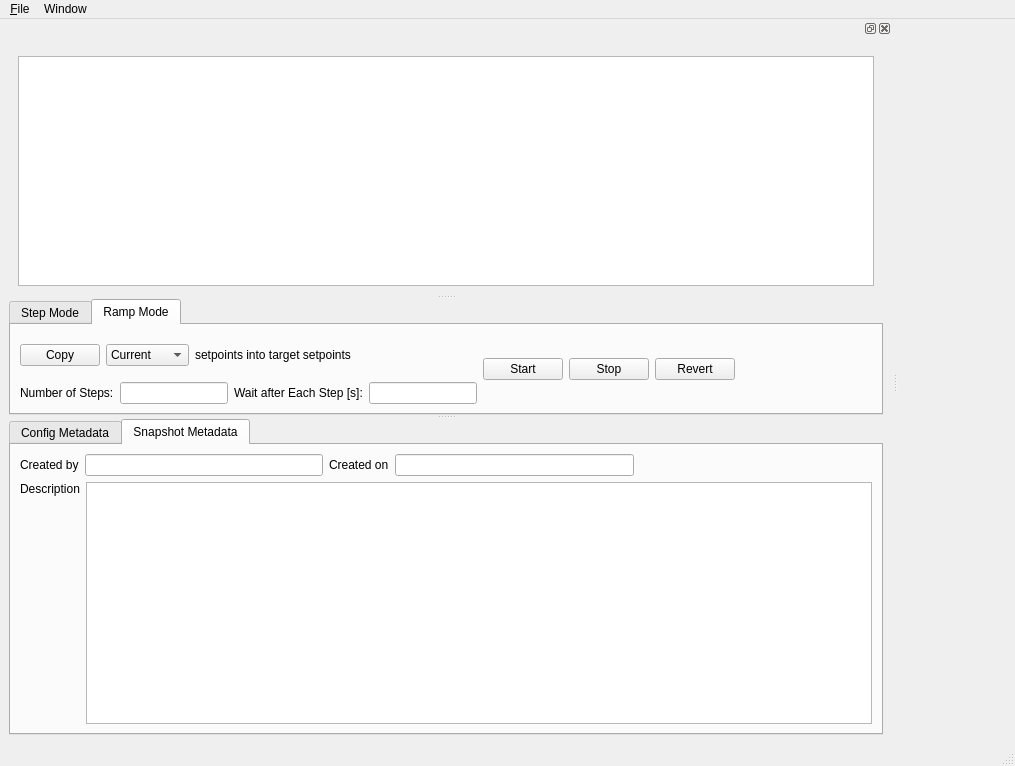
<?xml version="1.0" encoding="UTF-8"?>
<ui version="4.0">
 <class>MainWindow</class>
 <widget class="QMainWindow" name="MainWindow">
  <property name="geometry">
   <rect>
    <x>0</x>
    <y>0</y>
    <width>1015</width>
    <height>766</height>
   </rect>
  </property>
  <property name="windowTitle">
   <string>AP Tinker</string>
  </property>
  <widget class="QWidget" name="centralwidget"/>
  <widget class="QStatusBar" name="statusbar"/>
  <widget class="QDockWidget" name="dockWidget_example">
   <attribute name="dockWidgetArea">
    <number>1</number>
   </attribute>
   <widget class="QWidget" name="dockWidgetContents">
    <layout class="QGridLayout" name="gridLayout_3">
     <item row="0" column="0">
      <widget class="QSplitter" name="splitter">
       <property name="orientation">
        <enum>Qt::Vertical</enum>
       </property>
       <widget class="QStackedWidget" name="stackedWidget">
        <property name="currentIndex">
         <number>0</number>
        </property>
        <widget class="QWidget" name="page_tree">
         <layout class="QGridLayout" name="gridLayout">
          <item row="0" column="0">
           <widget class="QTreeView" name="treeView"/>
          </item>
         </layout>
        </widget>
        <widget class="QWidget" name="page_table">
         <layout class="QGridLayout" name="gridLayout_2">
          <item row="0" column="0">
           <widget class="QTableView" name="tableView"/>
          </item>
         </layout>
        </widget>
       </widget>
       <widget class="QTabWidget" name="tabWidget_mode">
        <property name="currentIndex">
         <number>1</number>
        </property>
        <widget class="QWidget" name="tab_step_mode">
         <attribute name="title">
          <string>Step Mode</string>
         </attribute>
         <layout class="QVBoxLayout" name="verticalLayout">
          <item>
           <layout class="QHBoxLayout" name="horizontalLayout_tab_step_2">
            <item>
             <widget class="QPushButton" name="pushButton_step_up">
              <property name="text">
               <string>Up</string>
              </property>
             </widget>
            </item>
            <item>
             <widget class="QPushButton" name="pushButton_step_down">
              <property name="text">
               <string>Down</string>
              </property>
             </widget>
            </item>
            <item>
             <spacer name="horizontalSpacer_tab_step_2">
              <property name="orientation">
               <enum>Qt::Horizontal</enum>
              </property>
              <property name="sizeHint" stdset="0">
               <size>
                <width>40</width>
                <height>20</height>
               </size>
              </property>
             </spacer>
            </item>
           </layout>
          </item>
          <item>
           <layout class="QHBoxLayout" name="horizontalLayout_tab_step_1">
            <item>
             <widget class="QPushButton" name="pushButton_update">
              <property name="text">
               <string>Update</string>
              </property>
             </widget>
            </item>
            <item>
             <widget class="QCheckBox" name="checkBox_auto">
              <property name="minimumSize">
               <size>
                <width>141</width>
                <height>0</height>
               </size>
              </property>
              <property name="text">
               <string>Auto: Interval [s]</string>
              </property>
             </widget>
            </item>
            <item>
             <widget class="QLineEdit" name="lineEdit_auto_update_interval"/>
            </item>
            <item>
             <spacer name="horizontalSpacer_tab_step_1">
              <property name="orientation">
               <enum>Qt::Horizontal</enum>
              </property>
              <property name="sizeHint" stdset="0">
               <size>
                <width>40</width>
                <height>20</height>
               </size>
              </property>
             </spacer>
            </item>
           </layout>
          </item>
         </layout>
        </widget>
        <widget class="QWidget" name="tab_ramp_mode">
         <attribute name="title">
          <string>Ramp Mode</string>
         </attribute>
         <layout class="QHBoxLayout" name="horizontalLayout_2">
          <item>
           <layout class="QVBoxLayout" name="verticalLayout_tab_ramp_1">
            <item>
             <layout class="QHBoxLayout" name="horizontalLayout_tab_ramp_2">
              <item>
               <widget class="QPushButton" name="pushButton_copy">
                <property name="text">
                 <string>Copy</string>
                </property>
               </widget>
              </item>
              <item>
               <widget class="QComboBox" name="comboBox_setpoint_copy_source">
                <item>
                 <property name="text">
                  <string>Current</string>
                 </property>
                </item>
                <item>
                 <property name="text">
                  <string>Initial</string>
                 </property>
                </item>
                <item>
                 <property name="text">
                  <string>Snapshot</string>
                 </property>
                </item>
               </widget>
              </item>
              <item>
               <widget class="QLabel" name="label_tab_ramp_3">
                <property name="text">
                 <string>setpoints into target setpoints</string>
                </property>
               </widget>
              </item>
              <item>
               <spacer name="horizontalSpacer_tab_ramp_1">
                <property name="orientation">
                 <enum>Qt::Horizontal</enum>
                </property>
                <property name="sizeHint" stdset="0">
                 <size>
                  <width>40</width>
                  <height>20</height>
                 </size>
                </property>
               </spacer>
              </item>
             </layout>
            </item>
            <item>
             <layout class="QHBoxLayout" name="horizontalLayout_tab_ramp_1">
              <item>
               <widget class="QLabel" name="label_tab_ramp_1">
                <property name="text">
                 <string>Number of Steps:</string>
                </property>
               </widget>
              </item>
              <item>
               <widget class="QLineEdit" name="lineEdit_nSteps"/>
              </item>
              <item>
               <widget class="QLabel" name="label_tab_ramp_2">
                <property name="text">
                 <string>Wait after Each Step [s]:</string>
                </property>
               </widget>
              </item>
              <item>
               <widget class="QLineEdit" name="lineEdit_wait_after_each_step"/>
              </item>
             </layout>
            </item>
           </layout>
          </item>
          <item>
           <widget class="QPushButton" name="pushButton_start">
            <property name="text">
             <string>Start</string>
            </property>
           </widget>
          </item>
          <item>
           <widget class="QPushButton" name="pushButton_stop">
            <property name="text">
             <string>Stop</string>
            </property>
           </widget>
          </item>
          <item>
           <widget class="QPushButton" name="pushButton_revert">
            <property name="text">
             <string>Revert</string>
            </property>
           </widget>
          </item>
          <item>
           <spacer name="horizontalSpacer_tab_ramp_2">
            <property name="orientation">
             <enum>Qt::Horizontal</enum>
            </property>
            <property name="sizeHint" stdset="0">
             <size>
              <width>137</width>
              <height>20</height>
             </size>
            </property>
           </spacer>
          </item>
         </layout>
        </widget>
       </widget>
       <widget class="QTabWidget" name="tabWidget_metadata">
        <property name="currentIndex">
         <number>1</number>
        </property>
        <widget class="QWidget" name="tab_config_metadata">
         <attribute name="title">
          <string>Config Metadata</string>
         </attribute>
         <layout class="QVBoxLayout" name="verticalLayout_3">
          <item>
           <layout class="QHBoxLayout" name="horizontalLayout_tab_conf_2">
            <item>
             <widget class="QLabel" name="label_tab_conf_2">
              <property name="text">
               <string>Created by</string>
              </property>
             </widget>
            </item>
            <item>
             <widget class="QLineEdit" name="lineEdit_config_username"/>
            </item>
            <item>
             <widget class="QLabel" name="label_tab_conf_3">
              <property name="text">
               <string>Created on</string>
              </property>
             </widget>
            </item>
            <item>
             <widget class="QLineEdit" name="lineEdit_config_timestamp"/>
            </item>
            <item>
             <spacer name="horizontalSpacer_tab_conf_1">
              <property name="orientation">
               <enum>Qt::Horizontal</enum>
              </property>
              <property name="sizeHint" stdset="0">
               <size>
                <width>40</width>
                <height>20</height>
               </size>
              </property>
             </spacer>
            </item>
           </layout>
          </item>
          <item>
           <layout class="QHBoxLayout" name="horizontalLayout_tab_conf_1">
            <item>
             <layout class="QVBoxLayout" name="verticalLayout_tab_conf_1">
              <item>
               <widget class="QLabel" name="label_tab_conf_1">
                <property name="text">
                 <string>Description</string>
                </property>
               </widget>
              </item>
              <item>
               <spacer name="verticalSpacer_tab_conf_1">
                <property name="orientation">
                 <enum>Qt::Vertical</enum>
                </property>
                <property name="sizeHint" stdset="0">
                 <size>
                  <width>20</width>
                  <height>40</height>
                 </size>
                </property>
               </spacer>
              </item>
             </layout>
            </item>
            <item>
             <widget class="QTextEdit" name="textEdit_config_description"/>
            </item>
           </layout>
          </item>
         </layout>
        </widget>
        <widget class="QWidget" name="tab_snapshot_metadata">
         <attribute name="title">
          <string>Snapshot Metadata</string>
         </attribute>
         <layout class="QVBoxLayout" name="verticalLayout_5">
          <item>
           <layout class="QHBoxLayout" name="horizontalLayout_tab_snap_2">
            <item>
             <widget class="QLabel" name="label_tab_snap_2">
              <property name="text">
               <string>Created by</string>
              </property>
             </widget>
            </item>
            <item>
             <widget class="QLineEdit" name="lineEdit_snapshot_username"/>
            </item>
            <item>
             <widget class="QLabel" name="label_tab_snap_3">
              <property name="text">
               <string>Created on</string>
              </property>
             </widget>
            </item>
            <item>
             <widget class="QLineEdit" name="lineEdit_snapshot_timestamp"/>
            </item>
            <item>
             <spacer name="horizontalSpacer_tab_snap_1">
              <property name="orientation">
               <enum>Qt::Horizontal</enum>
              </property>
              <property name="sizeHint" stdset="0">
               <size>
                <width>40</width>
                <height>20</height>
               </size>
              </property>
             </spacer>
            </item>
           </layout>
          </item>
          <item>
           <layout class="QHBoxLayout" name="horizontalLayout_tab_snap_1">
            <item>
             <layout class="QVBoxLayout" name="verticalLayout_tab_snap_1">
              <item>
               <widget class="QLabel" name="label_tab_snap_1">
                <property name="text">
                 <string>Description</string>
                </property>
               </widget>
              </item>
              <item>
               <spacer name="verticalSpacer_tab_snap_1">
                <property name="orientation">
                 <enum>Qt::Vertical</enum>
                </property>
                <property name="sizeHint" stdset="0">
                 <size>
                  <width>20</width>
                  <height>40</height>
                 </size>
                </property>
               </spacer>
              </item>
             </layout>
            </item>
            <item>
             <widget class="QTextEdit" name="textEdit_snapshot_description"/>
            </item>
           </layout>
          </item>
         </layout>
        </widget>
       </widget>
      </widget>
     </item>
    </layout>
   </widget>
  </widget>
  <widget class="QMenuBar" name="menubar">
   <property name="geometry">
    <rect>
     <x>0</x>
     <y>0</y>
     <width>1015</width>
     <height>25</height>
    </rect>
   </property>
   <widget class="QMenu" name="menuFile">
    <property name="title">
     <string>&amp;File</string>
    </property>
    <widget class="QMenu" name="menuLoad">
     <property name="title">
      <string>Load</string>
     </property>
     <addaction name="actionLoadConfig"/>
     <addaction name="actionLoadSnapshot"/>
    </widget>
    <addaction name="actionNewConfig"/>
    <addaction name="separator"/>
    <addaction name="menuLoad"/>
    <addaction name="separator"/>
    <addaction name="actionPreferences"/>
   </widget>
   <widget class="QMenu" name="menuWindow">
    <property name="title">
     <string>Window</string>
    </property>
   </widget>
   <addaction name="menuFile"/>
   <addaction name="menuWindow"/>
  </widget>
  <action name="actionNewConfig">
   <property name="text">
    <string>&amp;New Config...</string>
   </property>
   <property name="shortcut">
    <string>Ctrl+N</string>
   </property>
  </action>
  <action name="actionLoadConfigFileInNewTab">
   <property name="text">
    <string>Config file...</string>
   </property>
  </action>
  <action name="actionLoadSnapshotFileInNewTab">
   <property name="text">
    <string>Snapshot file...</string>
   </property>
  </action>
  <action name="actionLoadConfigFileInCurrentTab">
   <property name="text">
    <string>Config file...</string>
   </property>
  </action>
  <action name="actionLoadSnapshotFileInCurrentTab">
   <property name="text">
    <string>Snapshot file...</string>
   </property>
  </action>
  <action name="actionSaveConfigFile">
   <property name="text">
    <string>Config to file...</string>
   </property>
  </action>
  <action name="actionSaveSnapshotFile">
   <property name="text">
    <string>Snapshot to file...</string>
   </property>
  </action>
  <action name="actionPreferences">
   <property name="text">
    <string>Preferences...</string>
   </property>
  </action>
  <action name="actionTest">
   <property name="text">
    <string>Load Snapshot File...</string>
   </property>
  </action>
  <action name="actionLoadConfig">
   <property name="text">
    <string>config...</string>
   </property>
  </action>
  <action name="actionLoadSnapshot">
   <property name="text">
    <string>snapshot...</string>
   </property>
  </action>
  <action name="actionViewGroupeBased">
   <property name="text">
    <string>&amp;Groupe-based</string>
   </property>
  </action>
  <action name="actionViewChannelBased">
   <property name="text">
    <string>&amp;Channel-based</string>
   </property>
  </action>
  <action name="actionConfig_Metadata">
   <property name="text">
    <string>Config Metadata</string>
   </property>
  </action>
  <action name="actionSnapshot_Metadata">
   <property name="text">
    <string>Snapshot Metadata</string>
   </property>
  </action>
  <action name="actionDefault_config_columns">
   <property name="text">
    <string>Default config columns</string>
   </property>
  </action>
  <action name="actionDefault_snapshot_columns">
   <property name="text">
    <string>Default snapshot columns</string>
   </property>
  </action>
  <action name="actionUser_defined_config_columns">
   <property name="text">
    <string>User-defined config columns</string>
   </property>
  </action>
  <action name="actionUser_defined_snapshot_columns">
   <property name="text">
    <string>User-defined snapshot columns</string>
   </property>
  </action>
 </widget>
 <resources/>
 <connections/>
</ui>
